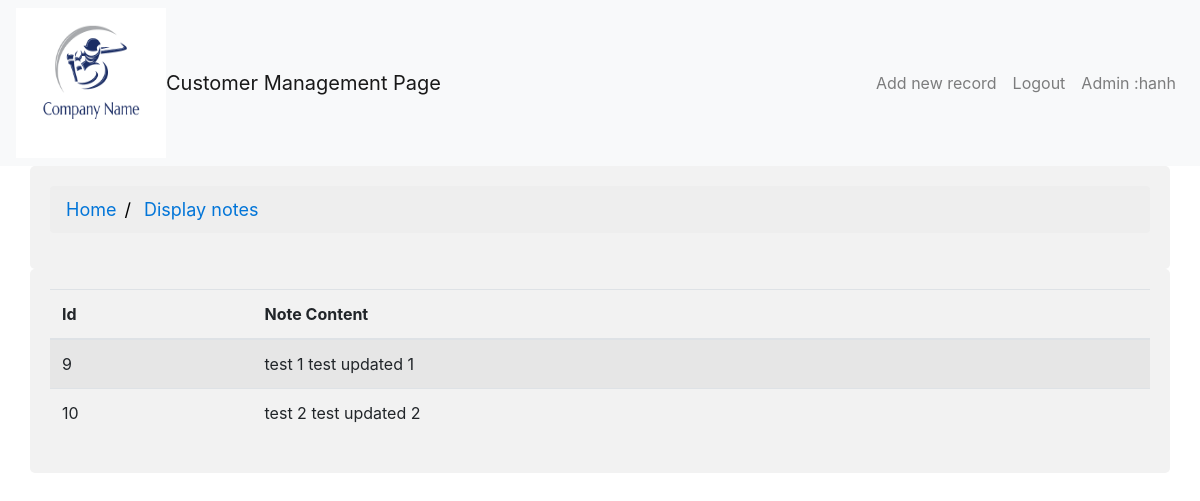
The page /notes.php?custId=5&page=notes (signed in) on the database its author committed.
### tables this page shows
CREATE TABLE `customernotes` (
  `id` int(11) NOT NULL,
  `cust_id` int(11) NOT NULL,
  `note_content` text NOT NULL
);

### lib/Database.php (called while the page is built, shortened)
<?php
 class Database {
public $host = DB_HOST;
public $user = DB_USER;
public $pass = DB_PASS;
public $dbname = DB_NAME;
 public $link;
     private function connectDB(){
    $this->link = new mysqli($this->host,$this->user, $this->pass, $this->dbname);
 }
     public function select ($query){
    $result = $this->link->query($query) or die ($this->link->error.__LINE__);
    if($result->num_rows > 0){
                return $result;
                    } else {
                                return false;
                    }
      }
 }
?>

### classes/Customer.php (called while the page is built, shortened)
<?php
include_once ('lib/Database.php');
class Customer{
	private $db;
    public	function __construct(){
       $this->db   = new Database();
	}
  public function getNotesById($id)
  {
  $query = "SELECT * FROM customernotes  WHERE cust_id ='$id' ";
         $result = $this->db->select($query);
         return $result;
  }
}

### notes.php (the view)
<?php
include("inc/header.php");
include 'classes/Customer.php';
  $cust = new Customer();
?>
<div class="container">
  <table class="table table-striped">
    <thead>
      <tr>
        <th>Id</th>
        <th>Note Content</th>
      </tr>
    </thead>
    <tbody>
        <?php
      $id = $_GET['custId'];
      $getNotes = $cust->getNotesById($id);
      if ($getNotes)
      {
        while ($result = $getNotes->fetch_assoc() )
        {
?>
        <tr>
          <td><?php echo $result['id']?></td>
          <td><?php echo $result['note_content']?></td>
        </tr>
      <?php
       }
   }
      ?>
    </tbody>
  </table>
</div>
</body>
</html>

### inc/header.php (style rules this page uses)
* { box-sizing: border-box; }
.container { border-radius: 5px; background-color: #f2f2f2; padding: 20px; }

### rows shown on the page
customernotes: id "9", note_content "test 1 test updated 1"
customernotes: id "10", note_content "test 2 test updated 2"

### other values the page prints
Session::get('adminName') "hanh"
